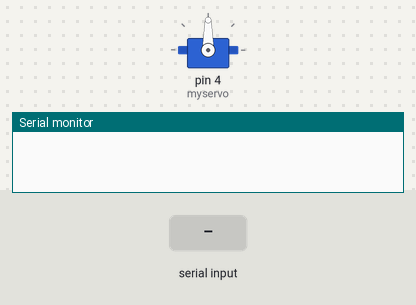
A sketch run on a simulated Arduino Uno, built with avr-gcc and run on an emulated ATmega328P. Parts: servo, the last lines printed to the serial monitor. The inputs (shaded band) are chosen by the test bench.

Above: at 1.2 s.
1.3 s: "1" received over the second serial link
At 2.2 s:
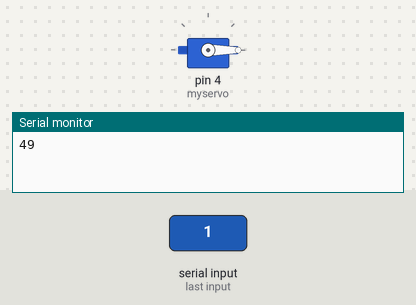
Timing chart, 0 to 4.3 s (numbered marks = the images above; inputs shaded):
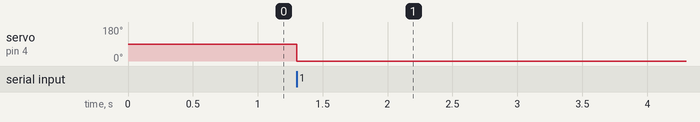

The sketch:

servo_01.ino
```cpp
#include<SoftwareSerial.h>
#include <Servo.h>

Servo myservo;  // create servo object to control a servo
// a maximum of eight servo objects can be created

int pos = 0;    // variable to store the servo position
int bttx = 9;  //tx of bluetooth module is connected to pin 9 of arduino
int btrx = 10;  //rx of bluetooth module is connected to pin 10 of arduino
SoftwareSerial bluetooth(bttx, btrx);


void setup()
{
  Serial.begin(9600);
  bluetooth.begin(9600);
  myservo.attach(4);  // attaches the servo on pin 9 to the servo object
}

void loop()
{
  if (bluetooth.available() > 0) //if bluetooth module is transmitting data
  {
    int inblue = bluetooth.read(); // store the data in pos variable
    Serial.println(inblue);
     myservo.write(pos);
  }

}
```

Measured:
- after the input at 1.3 s, servo on pin 4 (myservo): 90° → 0° at once
